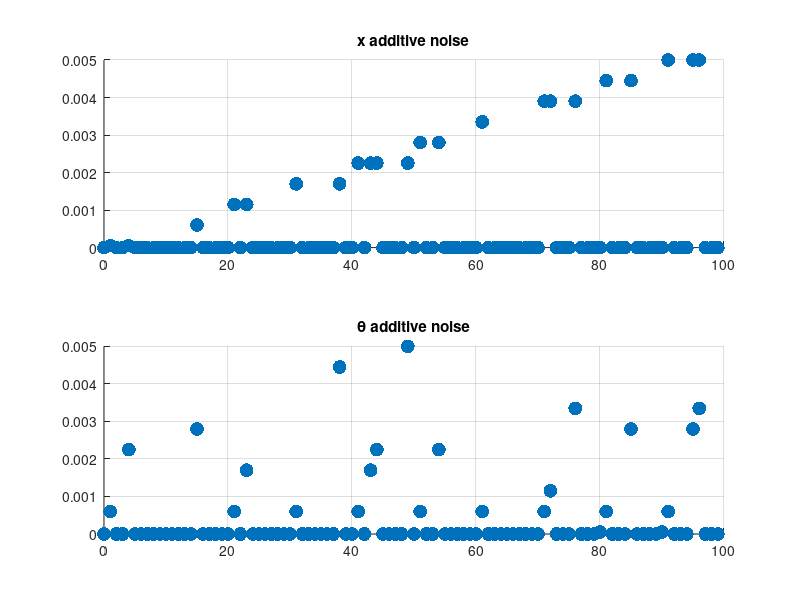

MATLAB code for this plot:
%{
clear;
clc;

load("fResults.mat");                                                      % loading falsification process results

idxs_np1 = rob1_values < 0;                                                % find indexes that do not satisfy STL first formula
idxs_np2 = rob2_values < 0;                                                % find indexes that do not satisfy STL second formula

np1s = np1.*idxs_np1;                                                      % get only noise values that satisfy STL formulae
np2s = np2.*idxs_np2;

len = size(np1s);

x = linspace(0, len(1)-1, len(1));                                         % generate x axis

figure(1);                                                                 % 2 figure plot
subplot(2, 1, 1);
scatter(x, np1s, "filled");
title('x additive noise');
grid("on");
subplot(2, 1, 2);
scatter(x, np2s, "filled");
title('\theta additive noise');
grid("on");
%}
clear;
clc;

load("fResults.mat");                                                      % loading falsification process results

idxs_np1 = rob1_values < 0;                                                % find indexes that do not satisfy STL first formula
idxs_np2 = rob2_values < 0;                                                % find indexes that do not satisfy STL second formula

np1s = np1.*idxs_np1;                                                      % get only noise values that satisfy STL formulae
np2s = np2.*idxs_np2;

len = size(np1s);

x = linspace(0, len(1)-1, len(1));                                         % generate x axis

figure(1);                                                                 % 2 figure plot
subplot(2, 1, 1);
scatter(x, np1s, 'filled', 'SizeData', 100);                                % Change marker size to 50
title('x additive noise');
grid('on');
subplot(2, 1, 2);
scatter(x, np2s, 'filled', 'SizeData', 100);                                % Change marker size to 50
title('\theta additive noise');
grid('on');
